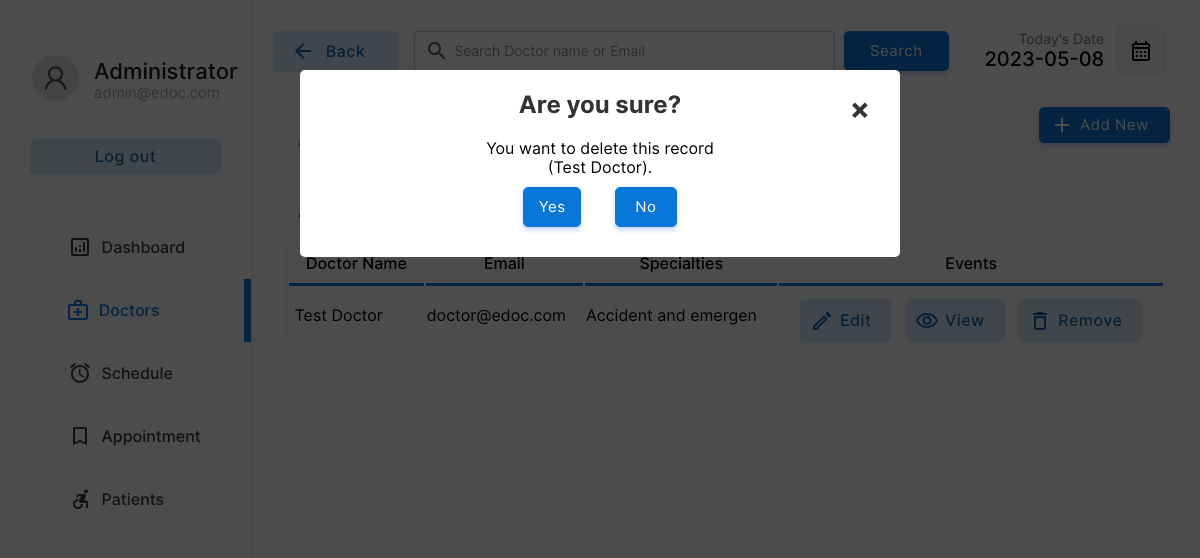
/doctor/doctors.php?action=drop&id=1&name=Test Doctor (signed in), run on an earlier commit of the app's database.
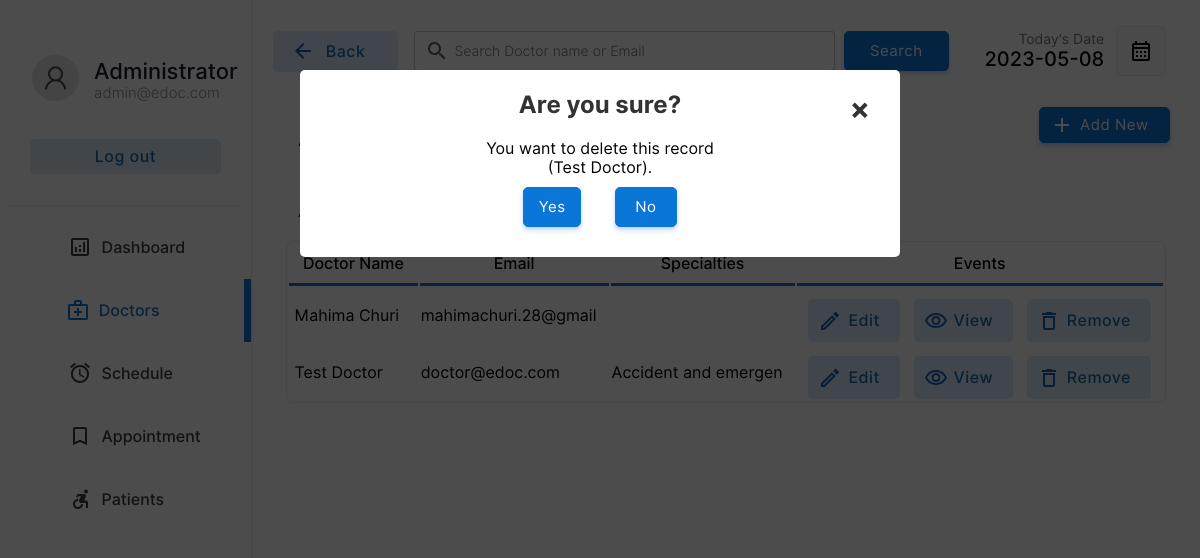
And on a later commit of the database.
### tables this page shows
CREATE TABLE IF NOT EXISTS `doctor` (
  `docid` int(11) NOT NULL AUTO_INCREMENT,
  `docemail` varchar(255) DEFAULT NULL,
  `docname` varchar(255) DEFAULT NULL,
  `docpassword` varchar(255) DEFAULT NULL,
  `docnic` varchar(15) DEFAULT NULL,
  `doctel` varchar(15) DEFAULT NULL,
  `specialties` int(2) DEFAULT NULL,
  PRIMARY KEY (`docid`),
  KEY `specialties` (`specialties`)
);

CREATE TABLE IF NOT EXISTS `specialties` (
  `id` int(2) NOT NULL,
  `sname` varchar(50) DEFAULT NULL,
  PRIMARY KEY (`id`)
);

### doctor/doctors.php (the view, shortened to what the changed rows need)
<!DOCTYPE html>
<html lang="en">
<head>
    <link rel="stylesheet" href="../css/animations.css">
    <link rel="stylesheet" href="../css/main.css">
    <link rel="stylesheet" href="../css/admin.css">
</head>
<body>
    <?php
    include("../connection.php");
    ?>
        <div class="dash-body">
            <table border="0" width="100%" style=" border-spacing: 0;margin:0;padding:0;margin-top:25px; ">
                <?php
                    if($_POST){
                        $keyword=$_POST["search"];
                        $sqlmain= "select * from doctor where docemail='$keyword' or docname='$keyword' or docname like '$keyword%' or docname like '%$keyword' or docname like '%$keyword%'";
                    }else{
                        $sqlmain= "select * from doctor order by docid desc";
                    }
                ?>
                <tr>
                   <td colspan="4">
                       <center>
                        <div class="abc scroll">
                        <table width="93%" class="sub-table scrolldown" border="0">
                        <thead>
                        <tr>
                                <th class="table-headin">
                                Doctor Name
                                </th>
                                <th class="table-headin">
                                    Email
                                </th>
                                <th class="table-headin">
                                    Specialties
                                </th>
                                <th class="table-headin">
                                    Events
                                </tr>
                        </thead>
                        <tbody>
                            <?php
                                $result= $database->query($sqlmain);
                                if($result->num_rows==0){
                                    echo '<tr>
                                    <td colspan="4">
                                    <br><br><br><br>
                                    <center>
                                    <img src="../img/notfound.svg" width="25%">
                                    <br>
                                    <p class="heading-main12" style="margin-left: 45px;font-size:20px;color:rgb(49, 49, 49)">We  couldnt find anything related to your keywords !</p>
                                    <a class="non-style-link" href="doctors.php"><button  class="login-btn btn-primary-soft btn"  style="display: flex;justify-content: center;align-items: center;margin-left:20px;">&nbsp; Show all Doctors &nbsp;</font></button>
                                    </a>
                                    </center>
                                    <br><br><br><br>
                                    </td>
                                    </tr>';
                                }
                                else{
                                for ( $x=0; $x<$result->num_rows;$x++){
                                    $row=$result->fetch_assoc();
                                    $docid=$row["docid"];
                                    $name=$row["docname"];
                                    $email=$row["docemail"];
                                    $spe=$row["specialties"];
                                    $spcil_res= $database->query("select sname from specialties where id='$spe'");
                                    $spcil_array= $spcil_res->fetch_assoc();
                                    $spcil_name=$spcil_array["sname"];
                                    echo '<tr>
                                        <td> &nbsp;'.
                                        substr($name,0,30)
                                        .'</td>
                                        <td>
                                        '.substr($email,0,20).'
                                        </td>
                                        <td>
                                            '.substr($spcil_name,0,20).'
                                        </td>
                                        <td>
                                        <div style="display:flex;justify-content: center;">
                                        <a href="?action=edit&id='.$docid.'&error=0" class="non-style-link"><button  class="btn-primary-soft btn button-icon btn-edit"  style="padding-left: 40px;padding-top: 12px;padding-bottom: 12px;margin-top: 10px;"><font class="tn-in-text">Edit</font></button></a>
                                        &nbsp;&nbsp;&nbsp;
                                        <a href="?action=view&id='.$docid.'" class="non-style-link"><button  class="btn-primary-soft btn button-icon btn-view"  style="padding-left: 40px;padding-top: 12px;padding-bottom: 12px;margin-top: 10px;"><font class="tn-in-text">View</font></button></a>
                                       &nbsp;&nbsp;&nbsp;
                                       <a href="?action=drop&id='.$docid.'&name='.$name.'" class="non-style-link"><button  class="btn-primary-soft btn button-icon btn-delete"  style="padding-left: 40px;padding-top: 12px;padding-bottom: 12px;margin-top: 10px;"><font class="tn-in-text">Remove</font></button></a>
                                        </div>
                                        </td>
                                    </tr>';
                                }
                            }
                            ?>
                            </tbody>
                        </table>
                        </div>
                        </center>
                   </td>
                </tr>
            </table>
        </div>
    <?php
    if($_GET){
        $id=$_GET["id"];
        $action=$_GET["action"];
        if($action=='drop'){
            $nameget=$_GET["name"];
            echo '
            <div id="popup1" class="overlay">
                    <div class="popup">
                    <center>
                        <h2>Are you sure?</h2>
                        <a class="close" href="doctors.php">&times;</a>
                        <div class="content">
                            You want to delete this record<br>('.substr($nameget,0,40).').
                        </div>
                        <div style="display: flex;justify-content: center;">
                        <a href="delete-doctor.php?id='.$id.'" class="non-style-link"><button  class="btn-primary btn"  style="display: flex;justify-content: center;align-items: center;margin:10px;padding:10px;"<font class="tn-in-text">&nbsp;Yes&nbsp;</font></button></a>&nbsp;&nbsp;&nbsp;
                        <a href="doctors.php" class="non-style-link"><button  class="btn-primary btn"  style="display: flex;justify-content: center;align-items: center;margin:10px;padding:10px;"><font class="tn-in-text">&nbsp;&nbsp;No&nbsp;&nbsp;</font></button></a>
                        </div>
                    </center>
            </div>
            </div>
            ';
        }elseif($action=='edit'){
            $sqlmain= "select * from doctor where docid='$id'";
            $result= $database->query($sqlmain);
            $row=$result->fetch_assoc();
            $name=$row["docname"];
            $email=$row["docemail"];
            $spe=$row["specialties"];
            $spcil_res= $database->query("select sname from specialties where id='$spe'");
            $spcil_array= $spcil_res->fetch_assoc();
            $spcil_name=$spcil_array["sname"];
            $nic=$row['docnic'];
            $tele=$row['doctel'];
            $error_1=$_GET["error"];
                $errorlist= array(
                    '1'=>'<label for="promter" class="form-label" style="color:rgb(255, 62, 62);text-align:center;">Already have an account for this Email address.</label>',
                    '2'=>'<label for="promter" class="form-label" style="color:rgb(255, 62, 62);text-align:center;">Password Confirmation Error! Reconfirm Password</label>',
                    '3'=>'<label for="promter" class="form-label" style="color:rgb(255, 62, 62);text-align:center;"></label>',
                    '4'=>"",
                    '0'=>'',
                );
            if($error_1!='4'){
                    echo '
                    <div id="popup1" class="overlay">
                            <div class="popup">
                            <center>
                                <a class="close" href="doctors.php">&times;</a>
                                <div style="display: flex;justify-content: center;">
                                <div class="abc">
                                <table width="80%" class="sub-table scrolldown add-doc-form-container" border="0">
                                <tr>
                                        <td class="label-td" colspan="2">'.
                                            $errorlist[$error_1]
                                        .'</td>
                                    </tr>
                                    <tr>
                                        <td>
                                            <p style="padding: 0;margin: 0;text-align: left;font-size: 25px;font-weight: 500;">Edit Doctor Details.</p>
                                        Doctor ID : '.$id.' (Auto Generated)<br><br>
                                        </td>
                                    </tr>
                                    <tr>
                                        <td class="label-td" colspan="2">
                                            <form action="edit-doc.php" method="POST" class="add-new-form">
                                            <label for="Email" class="form-label">Email: </label>
                                            <input type="hidden" value="'.$id.'" name="id00">
                                        </td>
                                    </tr>
                                    <tr>
                                        <td class="label-td" colspan="2">
                                        <input type="email" name="email" class="input-text" placeholder="Email Address" value="'.$email.'" required><br>
                                        </td>
                                    </tr>
                                    <tr>
                                        <td class="label-td" colspan="2">
                                            <label for="name" class="form-label">Name: </label>
                                        </td>
                                    </tr>
                                    <tr>
                                        <td class="label-td" colspan="2">
                                            <input type="text" name="name" class="input-text" placeholder="Doctor Name" value="'.$name.'" required><br>
                                        </td>
                                    </tr>
                                    <tr>
                                        <td class="label-td" colspan="2">
                                            <label for="nic" class="form-label">NIC: </label>
                                        </td>
                                    </tr>
                                    <tr>
                                        <td class="label-td" colspan="2">
                                            <input type="text" name="nic" class="input-text" placeholder="NIC Number" value="'.$nic.'" required><br>
                                        </td>
                                    </tr>
                                    <tr>
                                        <td class="label-td" colspan="2">
                                            <label for="Tele" class="form-label">Telephone: </label>
                                        </td>
                                    </tr>
                                    <tr>
                                        <td class="label-td" colspan="2">
                                            <input type="tel" name="Tele" class="input-text" placeholder="Telephone Number" value="'.$tele.'" required><br>
                                        </td>
                                    </tr>
                                    <tr>
                                        <td class="label-td" colspan="2">
                                            <label for="spec" class="form-label">Choose specialties: (Current'.$spcil_name.')</label>
                                        </td>
                                    </tr>
                                    <tr>
                                        <td class="label-td" colspan="2">
                                            <select name="spec" id="" class="box">';
                                                $list11 = $database->query("select  * from  specialties;");
                                                for ($y=0;$y<$list11->num_rows;$y++){
                                                    $row00=$list11->fetch_assoc();
                                                    $sn=$row00["sname"];
                                                    $id00=$row00["id"];
                                                    echo "<option value=".$id00.">$sn</option><br/>";
                                                };
                                echo     '       </select><br><br>
                                        </td>
                                    </tr>
                                    <tr>
                                        <td class="label-td" colspan="2">
                                            <label for="password" class="form-label">Password: </label>
                                        </td>
                                    </tr>
                                    <tr>
                                        <td class="label-td" colspan="2">
                                            <input type="password" name="password" class="input-text" placeholder="Defind a Password" required><br>
                                        </td>
                                    </tr><tr>
                                        <td class="label-td" colspan="2">
                                            <label for="cpassword" class="form-label">Confirm Password: </label>
                                        </td>
                                    </tr>
                                    <tr>
                                        <td class="label-td" colspan="2">
                                            <input type="password" name="cpassword" class="input-text" placeholder="Confirm Password" required><br>
                                        </td>
                                    </tr>
                                    <tr>
                                        <td colspan="2">
                                            <input type="reset" value="Reset" class="login-btn btn-primary-soft btn" >&nbsp;&nbsp;&nbsp;&nbsp;&nbsp;
                                            <input type="submit" value="Save" class="login-btn btn-primary btn">
                                        </td>
                                    </tr>
                                    </form>
                                    </tr>
                                </table>
                                </div>
                                </div>
                            </center>
                            <br><br>
                    </div>
                    </div>
                    ';
        }; };
    };
?>
</body>
</html>

What changed in the data, as far as the page shows it:
added doctor: docname "Mahima Churi", docemail "mahimachuri.28@gmail"
